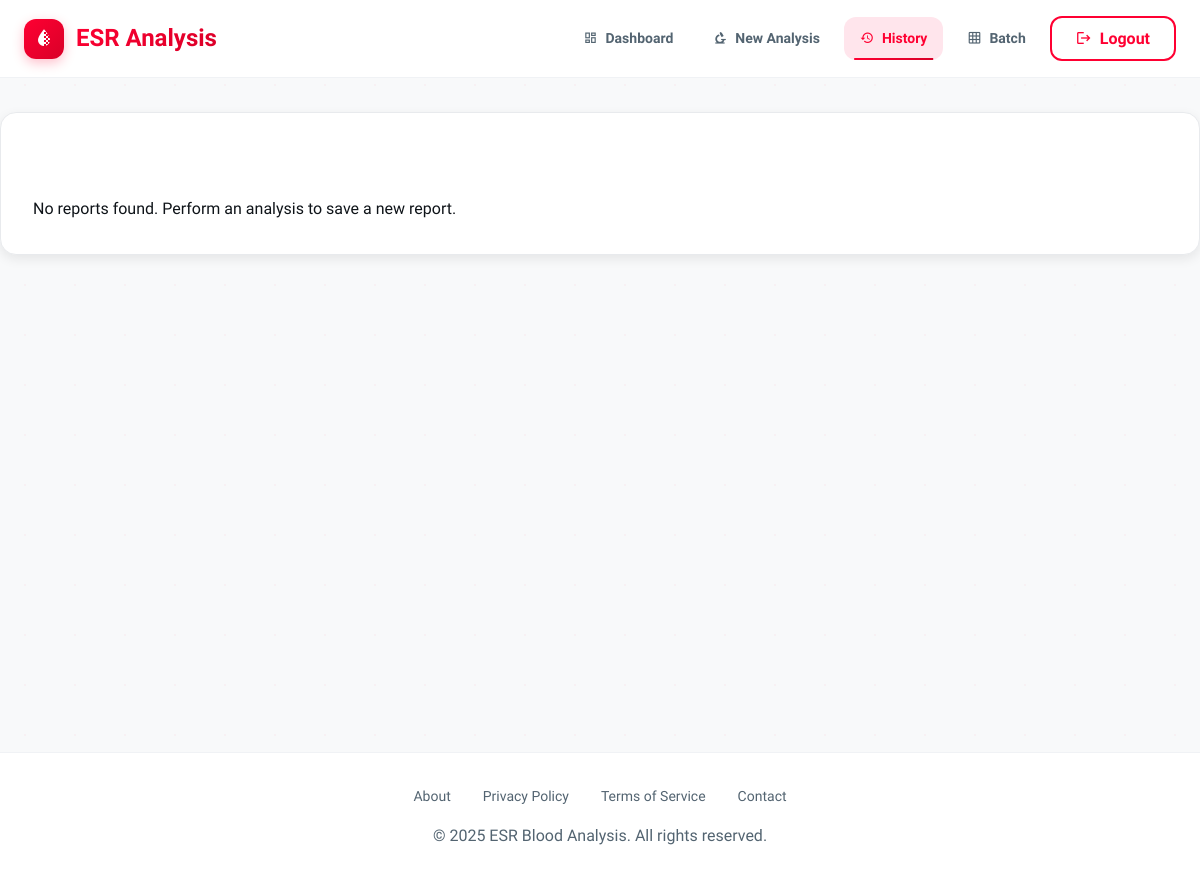
Page /history (signed in) on the earlier database version.
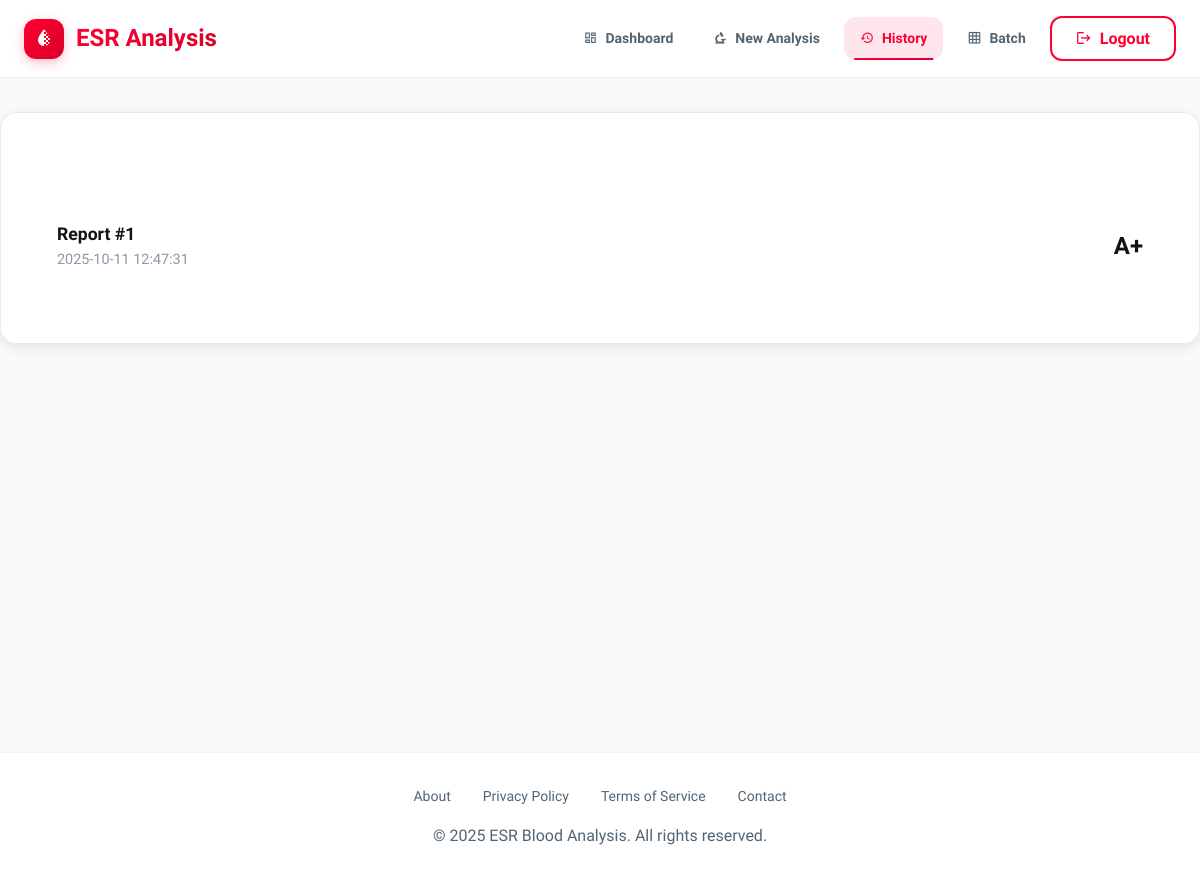
Same page on the later database version.
### tables this page shows
CREATE TABLE reports (
    id INTEGER PRIMARY KEY AUTOINCREMENT,
    user_id INTEGER,
    timestamp TEXT NOT NULL,
    blood_type TEXT,
    image_b64 TEXT,
    analysis_json TEXT,
    FOREIGN KEY (user_id) REFERENCES users (id)
);

### app.py (the view)
@app.route('/history')
@login_required
def history():
    db = get_db()
    reports = db.execute('SELECT id, timestamp, blood_type FROM reports WHERE user_id = ? ORDER BY timestamp DESC', (current_user.id,)).fetchall()
    return render_template('history.html', reports=reports)

### app.py (called while the page is built)
@login_manager.user_loader
def load_user(user_id):
    return User.get_by_id(get_db(), user_id)

def get_db():
    if 'db' not in g:
        g.db = sqlite3.connect(DATABASE)
        g.db.row_factory = sqlite3.Row
    return g.db

@app.context_processor
def inject_current_year():
    return {'current_year': datetime.now().year}

### auth.py (called while the page is built)
    @property
    def id(self):
        return self._id

    @property
    def is_active(self):
        return self._is_active

    @staticmethod
    def get_by_id(db, user_id):
        cursor = db.cursor()
        cursor.execute('SELECT * FROM users WHERE id = ?', (user_id,))
        user = cursor.fetchone()
        if user:
            return User(
                id=user['id'],
                username=user['username'],
                email=user['email'],
                password_hash=user['password_hash'],
                created_at=user['created_at'],
                last_login=user['last_login'],
                is_active=user['is_active']
            )
        return None

### templates/history.html (shortened to what this page needs)
{% extends "base.html" %}
{% block content %}
<div class="card">
    <h1>Report History</h1>
    {% if reports %}
        <ul class="report-list">
            {% for report in reports %}
                <li class="report-item">
                    <div>
                        <a href="{{ url_for('report', report_id=report.id) }}">Report #{{ report.id }}</a>
                        <div class="meta">{{ report.timestamp.split('.')[0] }}</div>
                    </div>
                    <div class="blood-type">{{ report.blood_type }}</div>
                </li>
            {% endfor %}
        </ul>
    {% else %}
        <p>No reports found. Perform an analysis to save a new report.</p>
    {% endif %}
</div>
{% endblock %}

### templates/base.html (shortened to what this page needs)
<!DOCTYPE html>
<html lang="en">
<head>
    <link href="https://cdn.jsdelivr.net/npm/@mdi/font@7.2.96/css/materialdesignicons.min.css" rel="stylesheet">
    <link rel="stylesheet" href="{{ url_for('static', filename='css/design-system.css') }}">
</head>
<body>
    <nav class="navbar" id="navbar">
        <div class="container">
            <div class="navbar-content">
                <a href="{{ url_for('landing') }}" class="logo">
                    <div class="logo-icon">
                        <span class="mdi mdi-water-opacity"></span>
                    </div>
                    <span class="logo-text">ESR Analysis</span>
                </a>
                <div class="nav-links" id="navLinks">
                    {% if current_user.is_authenticated %}
                        <a href="{{ url_for('dashboard') }}" class="nav-link {% if request.endpoint == 'dashboard' %}active{% endif %}">
                            <span class="mdi mdi-view-dashboard-outline"></span>
                            Dashboard
                        </a>
                        <a href="{{ url_for('analyze') }}" class="nav-link {% if request.endpoint == 'analyze' %}active{% endif %}">
                            <span class="mdi mdi-microscope"></span>
                            New Analysis
                        </a>
                        <a href="{{ url_for('history') }}" class="nav-link {% if request.endpoint == 'history' %}active{% endif %}">
                            <span class="mdi mdi-history"></span>
                            History
                        </a>
                        <a href="{{ url_for('batch_process') }}" class="nav-link {% if request.endpoint == 'batch_process' %}active{% endif %}">
                            <span class="mdi mdi-grid"></span>
                            Batch
                        </a>
                        <a href="{{ url_for('logout') }}" class="btn btn-outline">
                            <span class="mdi mdi-logout"></span>
                            Logout
                        </a>
                    {% endif %}
                </div>
            </div>
        </div>
    </nav>
    <main class="main-content page-transition">
        {% block content %}{% endblock %}
    </main>
    <footer class="footer">
        <div class="container">
            <div class="footer-content">
                <div class="footer-links">
                    <a href="#" class="footer-link">About</a>
                    <a href="#" class="footer-link">Privacy Policy</a>
                    <a href="#" class="footer-link">Terms of Service</a>
                    <a href="#" class="footer-link">Contact</a>
                </div>
                <p>&copy; 2025 ESR Blood Analysis. All rights reserved.</p>
            </div>
        </div>
    </footer>
</body>
</html>

### static/css/design-system.css (style rules this page uses)
:root { --primary-color: #FF0032; --primary-light: #FF3D63; --primary-dark: #D90028; --primary-glow: rgba(255, 0, 50, 0.3); --gradient-primary: linear-gradient(135deg, #FF0032 0%, #D90028 100%); --gradient-radial: radial-gradient(circle at top right, #FF0032, #D90028); --gradient-glow: linear-gradient(135deg, rgba(255, 0, 50, 0.1), rgba(217, 0, 40, 0.05)); --surface: #FFFFFF; --background: #F8F9FA; --card-bg: #FFFFFF; --text-primary: #0F1419; --text-secondary: #536471; --text-muted: #8B98A5; --accent-red: #FF0032; --accent-pink: #FFE5EC; --accent-gray: #E8EAED; --border-color: #E8EAED; --border-light: #F0F2F5; --shadow-sm: 0 1px 2px rgba(0, 0, 0, 0.04); --shadow-md: 0 4px 12px rgba(0, 0, 0, 0.08); --shadow-lg: 0 12px 24px rgba(0, 0, 0, 0.12); --shadow-glow: 0 0 20px rgba(255, 0, 50, 0.2); --shadow-glow-lg: 0 0 40px rgba(255, 0, 50, 0.3); --glass-bg: rgba(255, 255, 255, 0.8); --glass-border: rgba(255, 255, 255, 0.2); --space-xs: 0.25rem; --space-sm: 0.5rem; --space-md: 1rem; --space-lg: 1.5rem; --space-xl: 2rem; --space-2xl: 3rem; --space-3xl: 4rem; --radius-sm: 0.375rem; --radius-md: 0.5rem; --radius-lg: 0.75rem; --radius-xl: 1rem; --radius-2xl: 1.5rem; --radius-full: 9999px; --font-sans: 'Plus Jakarta Sans', -apple-system, BlinkMacSystemFont, 'Segoe UI', sans-serif; --font-size-xs: 0.75rem; --font-size-sm: 0.875rem; --font-size-base: 1rem; --font-size-lg: 1.125rem; --font-size-xl: 1.25rem; --font-size-2xl: 1.5rem; --font-size-3xl: 2rem; --font-size-4xl: 2.5rem; --font-size-5xl: 3rem; --transition-fast: 150ms cubic-bezier(0.4, 0, 0.2, 1); --transition-normal: 250ms cubic-bezier(0.4, 0, 0.2, 1); --transition-slow: 350ms cubic-bezier(0.4, 0, 0.2, 1); --z-dropdown: 1000; --z-sticky: 1020; --z-fixed: 1030; --z-modal-backdrop: 1040; --z-modal: 1050; --z-popover: 1060; --z-tooltip: 1070; }
* { margin: 0; padding: 0; box-sizing: border-box; }
body { font-family: var(--font-sans); background: var(--background); color: var(--text-primary); line-height: 1.6; -webkit-font-smoothing: antialiased; -moz-osx-font-smoothing: grayscale; }
.container { width: 100%; max-width: 1280px; margin: 0 auto; padding: 0 var(--space-lg); }
.card { background: var(--card-bg); border-radius: var(--radius-xl); padding: var(--space-xl); box-shadow: var(--shadow-md); border: 1px solid var(--border-light); transition: all var(--transition-normal); position: relative; overflow: hidden; }
.card::before { content: ''; position: absolute; top: 0; left: 0; right: 0; height: 3px; background: var(--gradient-primary); opacity: 0; transition: opacity var(--transition-normal); }
.btn { display: inline-flex; align-items: center; justify-content: center; gap: var(--space-sm); padding: 0.75rem 1.5rem; font-size: var(--font-size-base); font-weight: 600; line-height: 1; text-decoration: none; border: none; border-radius: var(--radius-lg); cursor: pointer; transition: all var(--transition-normal); position: relative; overflow: hidden; }
.btn::before { content: ''; position: absolute; top: 50%; left: 50%; width: 0; height: 0; border-radius: 50%; background: rgba(255, 255, 255, 0.3); transform: translate(-50%, -50%); transition: width 0.6s, height 0.6s; }
.btn-outline { background: transparent; color: var(--primary-color); border: 2px solid var(--primary-color); }

### templates/history.html (style rules this page uses)
.card { background: var(--card-bg); backdrop-filter: blur(25px); -webkit-backdrop-filter: blur(25px); border-radius: 16px; border: 1px solid var(--border-color); padding: 2rem; }
h1 { color: #fff; font-weight: 800; }
.report-list { list-style: none; padding: 0; }
.report-item { background: rgba(255,255,255,0.05); padding: 1.5rem; border-radius: 12px; margin-bottom: 1rem; display: flex; justify-content: space-between; align-items: center; transition: background-color 0.3s; }
.report-item a { color: var(--text-color); text-decoration: none; font-weight: 600; font-size: 1.1rem; }
.report-item .meta { font-size: 0.9rem; color: var(--text-muted); }
.report-item .blood-type { font-size: 1.5rem; font-weight: 800; color: var(--accent-color); }

Differences in the rows shown:
added reports: id "1", timestamp "2025-10-11 12:47:31", blood_type "A+"
Other differences:
text no longer shown: "No reports found. Perform an analysis to save a new report."
